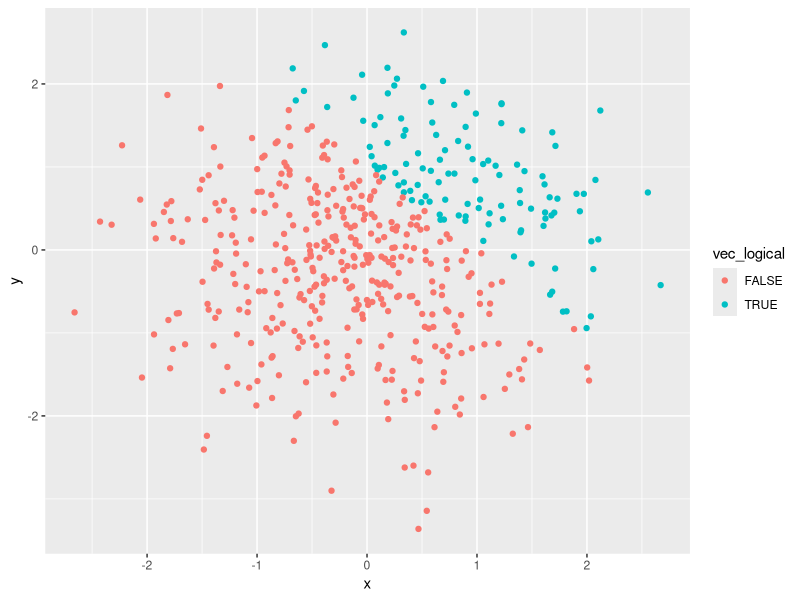
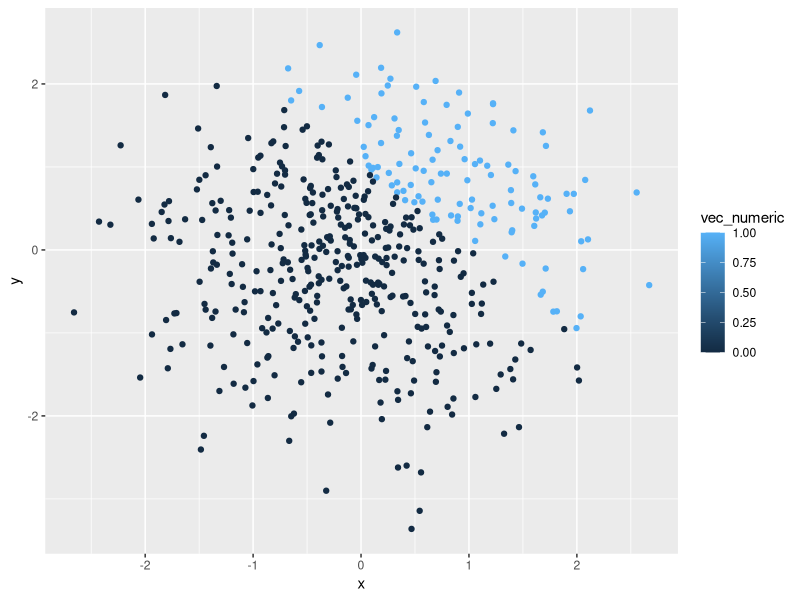
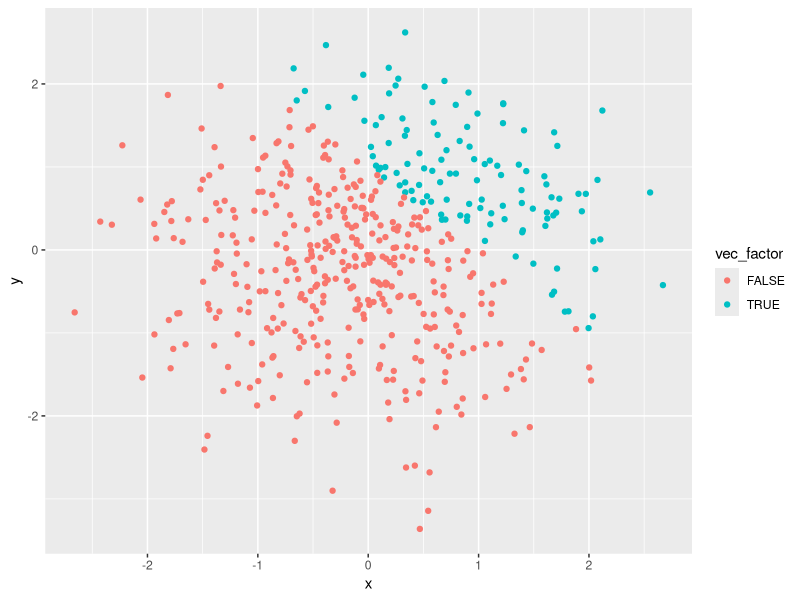
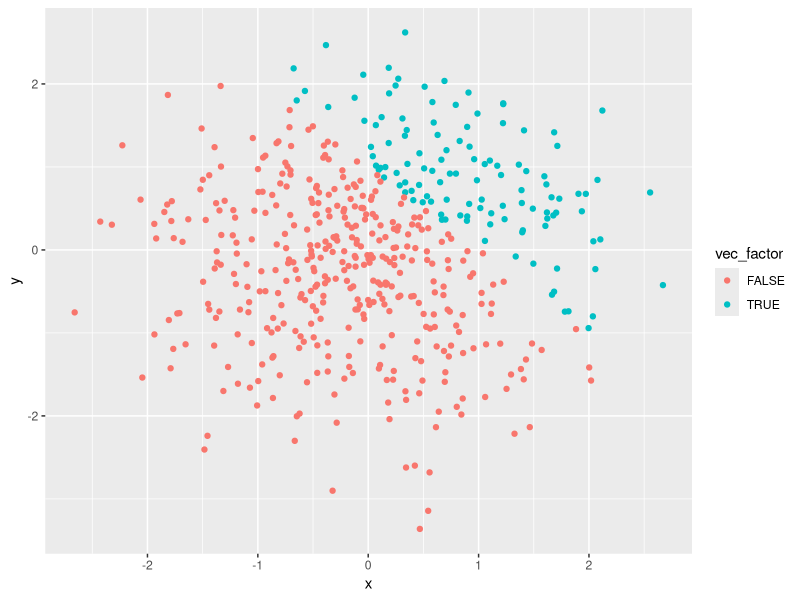

Write the R code that produced these figures, in order.
## ---- chunk 1
knitr::opts_chunk$set(error = TRUE)
## ---- chunk 2
##I set the working library at tidyverse.
library(tidyverse)

## I set the seed to ensure I get the same numbers each time I run this code.
set.seed(100)

## I created a data frame with a random sample of size 8 from the standard normal distribution, a logical vector showing if the elements in the sample are greater than zero (it will return "false" if it doesn't satisfy this condition), a character vector that is 8 elements long with three different factors apple, pear, and banana.
sample_number = rnorm(n = 8)
vec_logical = sample_number > 0
vec_character = character(length = 8)
vec_factor = factor(c("apple", "banana", "pear", "banana", "pear", "apple", "apple", "pear"))
## ---- chunk 3
## I will now take the mean of each variable in my data frame. 
mean(sample_number)
mean(vec_logical)
mean(vec_character)
mean(vec_factor)
## ---- chunk 4
#Changed vec_logical to numeric and multiplied it by random sample
as.numeric(vec_logical) * sample_number 

#Changed vec_logical to factor and multiplied it by the random sample
as.factor(vec_logical) * sample_number

#Changed vec_logical to factor and converted result to numeric and then multipled it by the random sample
as.numeric(as.factor(vec_logical)) * sample_number
## ---- chunk 5
#Set the seed so that I get the same result every time 
set.seed(1000)

#Create dataframe 
probtwo_df = tibble(
  x = rnorm(n = 500),
  y = rnorm(n = 500),
  vec_logical = (x + y) > 1,
  vec_numeric = as.numeric(vec_logical),
  vec_factor = as.factor(vec_logical)
) 
## ---- chunk 6
## Created a ggplot for my dataframe with vec_logical coloring
plot_logical = ggplot(probtwo_df, aes(x = x, y = y, color = vec_logical)) +
  geom_point()
plot_logical
## ---- chunk 7
## Created a ggplot for dataframe with vec_numeric coloring
plot_numeric = ggplot(probtwo_df, aes(x = x, y = y, color = vec_numeric)) +
  geom_point()
plot_numeric
## ---- chunk 8
## Created a ggplot for dataframe with vec_factor coloring
plot_factor = ggplot(probtwo_df, aes(x = x, y = y, color = vec_factor)) +
  geom_point()
plot_factor
## ---- chunk 9
## Saved ggplot to my project directory
ggsave("plot_logical.png", height = 6, width = 8)
